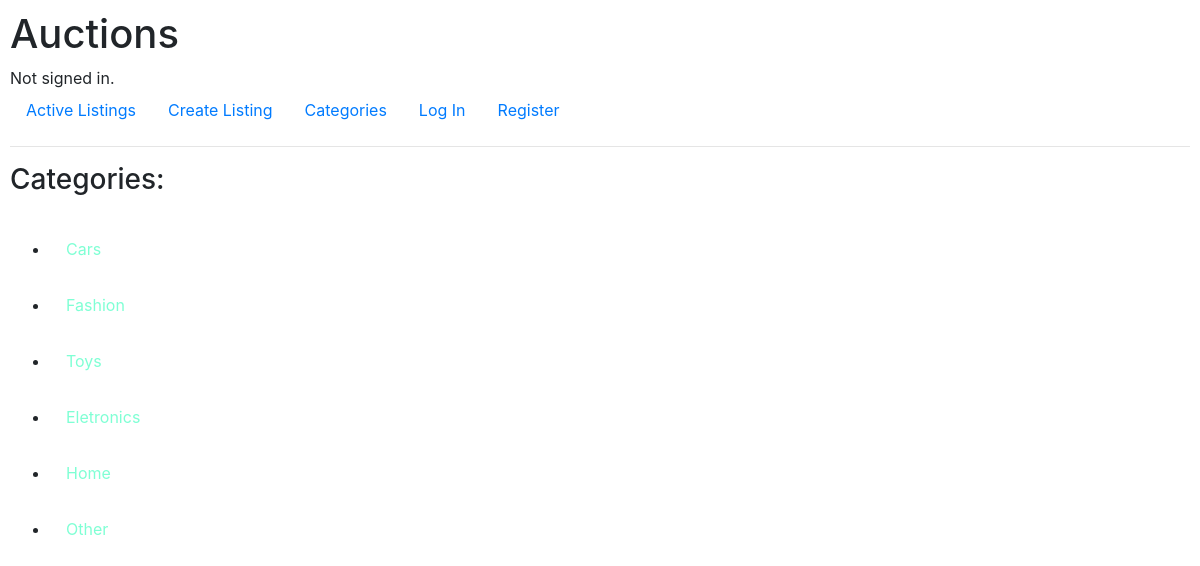
The page /categories on the database its author committed.
### auctions/models.py (models this page shows, shortened)
class Category(models.Model):
    title = models.CharField(max_length=64)

### auctions/views.py (the view)
# urls.py: path('categories', views.categories_index, name='categories_index'),
def categories_index(request):
    return render(request, 'auctions/categories_index.html', {
        'categories':Category.objects.all()
    })

### auctions/templates/auctions/categories_index.html
{% extends 'auctions/layout.html' %}
{% block body %}
<h3>Categories:</h3><br>
{% for category in categories %}
    <ul>
        <li class="nav-item">
            <a class="nav-link" href="{% url 'categories_page' category.title %}" style="color: aquamarine;">{{category.title}}</a>
        </li>
    </ul>
{% endfor %}
{% endblock %}

### auctions/static/auctions/styles.css (style rules this page uses)
body { padding: 10px; }

### rows shown on the page
Category: title "Cars"
Category: title "Fashion"
Category: title "Toys"
Category: title "Eletronics"
Category: title "Home"
Category: title "Other"
